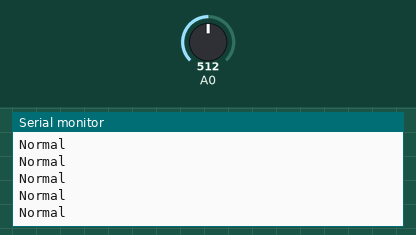
This sketch was run on a simulated Arduino Uno, built with avr-gcc and run on an emulated ATmega328P. On the bench: the last lines printed to the serial monitor. The test bench sets the inputs (shaded band); at power-on: A0 = 512.

Above: at 1.2 s.
1.3 s: A0 set to 610
At 1.8 s:
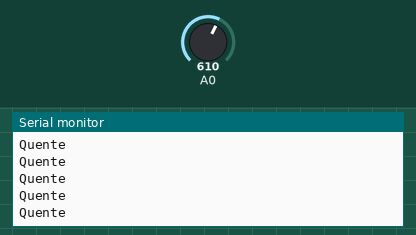
3.2 s: A0 set to 590
At 3.7 s:
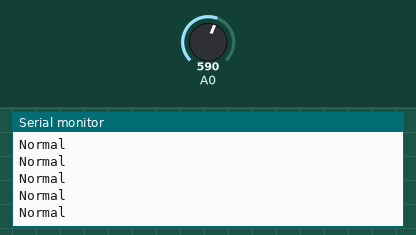
6.2 s: A0 set to 390
At 7.1 s:
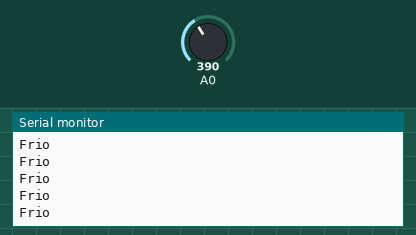
8.1 s: A0 set to 410
At 8.6 s:
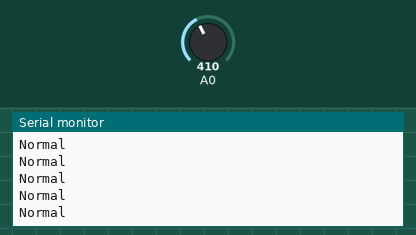
11.1 s: A0 set to 190
At 12.2 s:
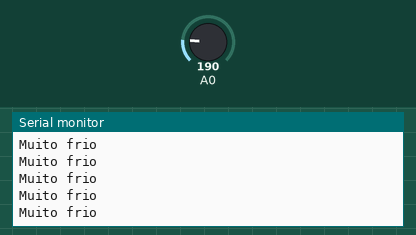
13.0 s: A0 set to 210
At 13.8 s:
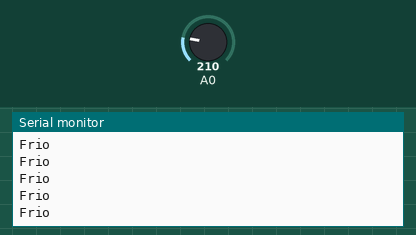

Measured:
- after the input at 1.3 s, the serial monitor: prints a new line after 0.07 s (image 1)
- after the input at 6.2 s, the serial monitor: prints a new line after 0.07 s (image 3)
- after the input at 11.1 s, the serial monitor: prints a new line after 0.07 s (image 5)
- after the input at 13.0 s, the serial monitor: prints a new line after 0.07 s (image 6)

The sketch:

aula_37_potenciometro1.ino
```cpp
/*
Nome do Arquivo:Potenciometro
Autor:CAH
Data:14/03/2025
Descricao:.....
*/
void setup()
{
Serial.begin (9600);
}

void loop()
{
  int valor = analogRead(A0);
 // Serial.println(valor);
  //int resultado = map (valor, 0, 1023, 0, 100);
    //Serial.println(resultado);
  if (valor <=200){
  Serial.println("Muito frio");
  }

 else if(valor <=400){
     Serial.println("Frio");
  }

  else if(valor <=600){
     Serial.println("Normal");
  }
   else if(valor <=800){
     Serial.println("Quente");
  }
  else{
     Serial.println("Muito Quente");
  }
}
```
